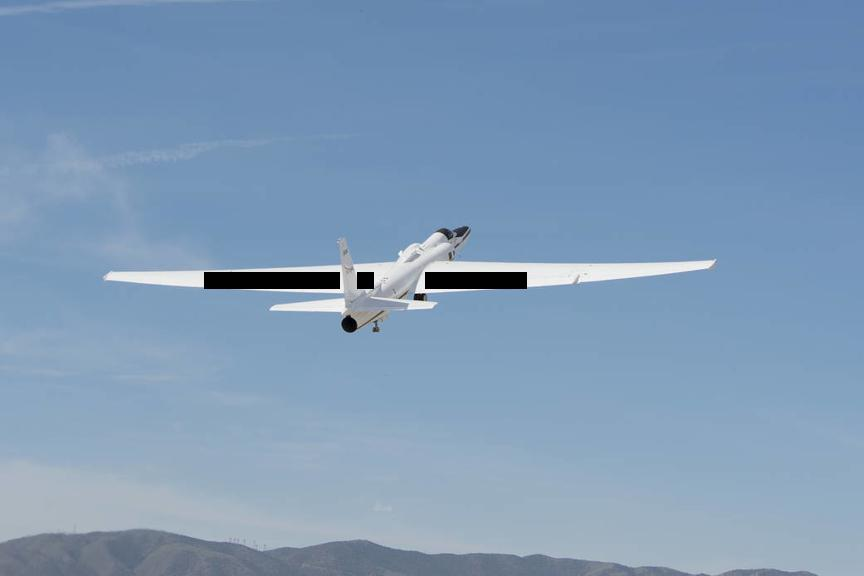
#> input picture image_segmentations/fielder_method_combined.jpg, 864 x 576 px
$ python -i imageSeg.py   (imports and definitions only)
#> lines starting #> are read from the running program, lines starting #| are printed output that depends on the picture
### code/buildGraph.py
import networkx as nx
import numpy as np
import math

def dist(A, B):
    '''
    Calculates the Euclidiean distance between two vectors (arrays)
    '''
    total = 0
    for i in range(len(A)):
        total += (A[i] - B[i])**2
    return total**0.5

# [15 lines left out: function cosine, not called in this run]

class graphBuilder:
    """
    Creates an object that can create a networkX graph from data inputed into the object

    Similarity funcitons (norm):
    --Gaussian Function
    --Local Scaling Function
    --Cosine Function
    --Gaussian Function (image)
    --Local Scaling Function (image)
    --Cosine Function (image)

    """

    def setup(self, data):
        '''
        inputs:
            data - This is an array that contains the feature vectors for the associated data
        '''
        self.data = data
        G = nx.Graph()
        for i in range(len(data)):
            G.add_node(i)
        self.graph = G


    # [51 lines left out: functions gaussian, local_scaling, cosine, not called in this run]

    def gaussian_image(self, w, r, sig_gaus, sig_dist, gtype="intensity"):
        '''
        Creates a connected graph using different
        '''
        self.graph = nx.create_empty_copy(self.graph)
        for i, RGB1 in enumerate(self.data):
            for j, RGB2 in enumerate(self.data):
                if j > i:
                    x1 = i % w
                    y1 = i // w
                    x2 = j % w
                    y2= j // w

                    pixels_away = ( (x2-x1)**2 + (y2-y1)**2 )**0.5

                    if pixels_away < r:
                        if gtype == "intensity":
                            I1 = (RGB1[0] + RGB1[1] + RGB1[2]) /3
                            I2 = (RGB2[0] + RGB2[1] + RGB2[2]) /3

                            new_d = abs(I1 - I2) / 10 # has to be absolout to avoid complex eigens
                            distanceVal = (pixels_away ** 2) / sig_dist
                            colourVal = math.exp( -((new_d)) / sig_gaus )
                            yo = colourVal * distanceVal

                            self.graph.add_edge(i, j, weight = yo )
                        elif gtype == "colour":
                            new_d = dist(RGB1, RGB2) / 20
                            distanceVal = (pixels_away ** 2) / sig_dist
                            colourVal = math.exp( -((new_d)) / sig_gaus )
                            finalVal = colourVal * distanceVal

                            self.graph.add_edge(i, j, weight = finalVal )
                        elif gtype == "cosine":
                            new_d = cosine(RGB1, RGB2)
                            distanceVal = (pixels_away ** 2) / sig_dist
                            colourVal = math.exp( new_d / sig_gaus )
                            finalVal = colourVal * distanceVal

                            self.graph.add_edge(i, j, weight = finalVal )

                        else:
                            print("not a valid gtype -- try again")
                            return


### code/segmentation.py
import networkx as nx
import helper as util
import numpy as np
from sklearn.cluster import KMeans

# [11 lines left out: function u0_function, not called in this run]

class segment:
    """
    Creates an object that can segment a given graph

    Segmentation Algorithms:
    --Fielder Method
    --Perona + Freeman Method
    --Convex Splitting Scheme for GL
    """

    def setup(self, graph, laptype="normalized"):
        """
        Creates the Laplacian and associated eigenvalues and eigenvectors
        """
        if laptype == "normalized":
            self.laplacian = nx.normalized_laplacian_matrix(graph)
            eigvalues, eigVectors = np.linalg.eig(self.laplacian.A)
            self.eigens = util.sortEigens(eigvalues, eigVectors)
        elif laptype == "standard":
            self.laplacian = nx.laplacian_matrix(graph)
            eigvalues, eigVectors = np.linalg.eig(self.laplacian.A)
            self.eigens = util.sortEigens(eigvalues, eigVectors)
        else:
            print("that is not a valid laplacian type")

    # [95 lines left out: functions fielder_method, perona_freeman_method, ginzburg_landau_segmentation_method, not called in this run]


### code/imageSeg.py
from PIL import Image
import networkx as nx
import helper as util
import numpy as np
from sklearn.preprocessing import normalize
from scipy.sparse.linalg import eigsh
import random

import buildGraph as bd
import segmentation as sgm


# [74 lines left out: functions imageTesting, create_graph, is_adjancent, not called in this run]

def get_dist(a, b, c):
    return (a**2 + b**2 + c**2)**0.5

# [28 lines left out: function create_graph_fully_connected, not called in this run]

'''
# Get the width and height of the image
width, height = im.size

# Accessing the RGB value of the pixel at coordinates (x, y)
x = 0
y = 0
r, g, b = pixels[y * width + x]

'''

# [17 lines left out: function make_seg_img, not called in this run]

def subsample(img, factor):
    """
    Subsamples an image by averaging the pixels in each block of size `factor x factor`.

    Args:
        img PIL object
        factor The subsampling factor

    Returns:
        A new PIL Image object representing the subsampled image.
    """
    width, height = img.size

    # Calculate the new size of the subsampled image.
    new_width = width // factor
    new_height = height // factor

    subsampled = Image.new('RGB', (new_width, new_height))

    # Loop over each block of size `factor x factor` in the input image.
    for y in range(0, height, factor):
        for x in range(0, width, factor):

            block = img.crop((x, y, x + factor, y + factor))

            r, g, b = block.resize((1, 1)).getpixel((0, 0))

            if x//factor < new_width and y//factor < new_height:
                subsampled.putpixel( (x//factor, y//factor), (r, g, b))

    return subsampled

# [178 lines left out: functions remake_seg_image, accuracy_Jaccard, segment_image, segment_image_tester, not called in this run]

def plot_image_eigenfunctions(img_path, folder="../plots/"):
#> called with folder = '../plots/'
    imgOriginal = Image.open(img_path)
#> imgOriginal is the input picture: PIL image 864x576 RGB; mean R, G, B 127.3, 154.7, 183.5
    w,h = imgOriginal.size
#> w = 864; h = 576

    factor = w//50 #arbitrary number for subsampling
#> factor = 17

    #subsampleImage
    subImg = subsample(imgOriginal, factor)
#> in subsample, `subsampled = Image.new('RGB', (new_width, new_height))`: subsampled: PIL image 50x33 RGB; every value is 0
#> after the loop in subsample, `for y in range(0, height, factor):`:
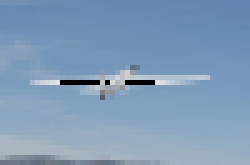
#> subsampled: PIL image 50x33 RGB (shown 5 times larger); mean R, G, B 127.7, 155.4, 184.5

    subWidth, subHeight = subImg.size
#> subWidth = 50; subHeight = 33

    pixels = list(subImg.getdata())
#> pixels = 1650 items, first 6: (114, 144, 181), (113, 142, 179), (112, 142, 179), (113, 142, 179), (113, 143, 179), (112, 142, 179)

    #Setup graphBuilder and the Segmenter objects
    print("Starting...")
    graphBuilder = bd.graphBuilder()
    segmenter = sgm.segment()

    #---------BUILD-GRAPH-&-COMPUTE-EIGENS------------#
    graphBuilder.setup(pixels)
#> in setup, `self.data = data`: self.data has the same summary as pixels in plot_image_eigenfunctions

    graphBuilder.gaussian_image(subWidth, 10, 0.2, 4, gtype="colour")
#> the loop in gaussian_image, `for i, RGB1 in enumerate(self.data):` made 1650 passes
    segmenter.setup(graphBuilder.graph)

    final = Image.new('RGB', (subWidth, subHeight))
    pixelsFinal = list(final.getdata())
    for i in range (0,6):
        eig_2 = np.asarray(segmenter.eigens["vectors"][i])
        maxE = np.max(eig_2)


        for y in range(subHeight):
            for x in range(subWidth):
                index =  (y*subWidth) + x
                c = int((eig_2[index]/maxE) * 255)
                final.putpixel( (x,y), (c,c,c))


        final.save(folder + "imagetester" + str(i) + ".jpg")

#> (the run stopped early here; a loop or call above may not have finished)

$ run again, on image_segmentations/perona_freeman_method_combined.jpg
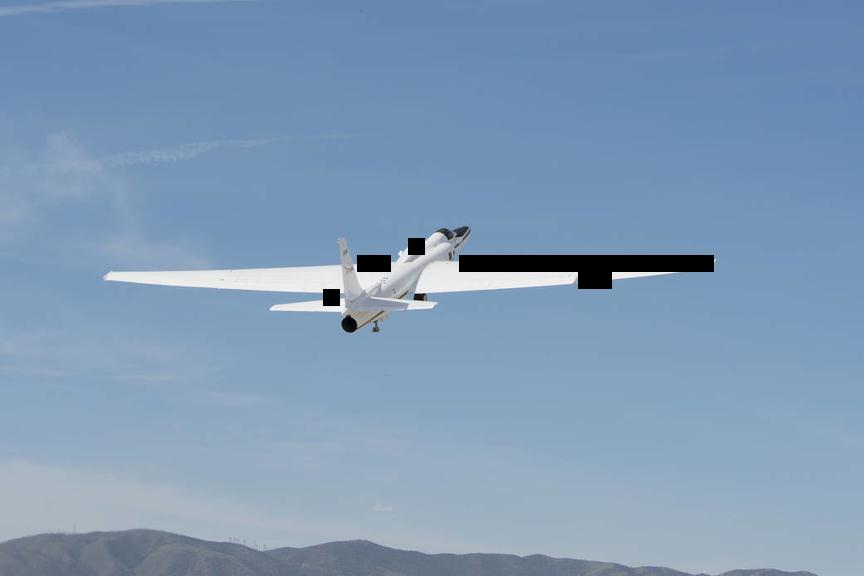
#> input picture image_segmentations/perona_freeman_method_combined.jpg, 864 x 576 px
#> in plot_image_eigenfunctions, imgOriginal is the input picture: PIL image 864x576 RGB; mean R, G, B 127.2, 154.3, 183
#> after the loop in subsample, `for y in range(0, height, factor):`:
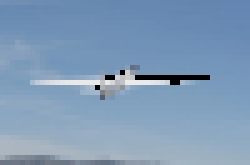
#> subsampled: PIL image 50x33 RGB (shown 5 times larger); mean R, G, B 127.5, 155, 183.9
#> pixels = 1650 items, first 6: (114, 144, 181), (113, 142, 179), (112, 142, 179), (113, 142, 179), (113, 143, 179), (112, 142, 179)
#> self.data has the same summary as pixels in plot_image_eigenfunctions
#> the loop in gaussian_image, `for i, RGB1 in enumerate(self.data):` made 1650 passes
